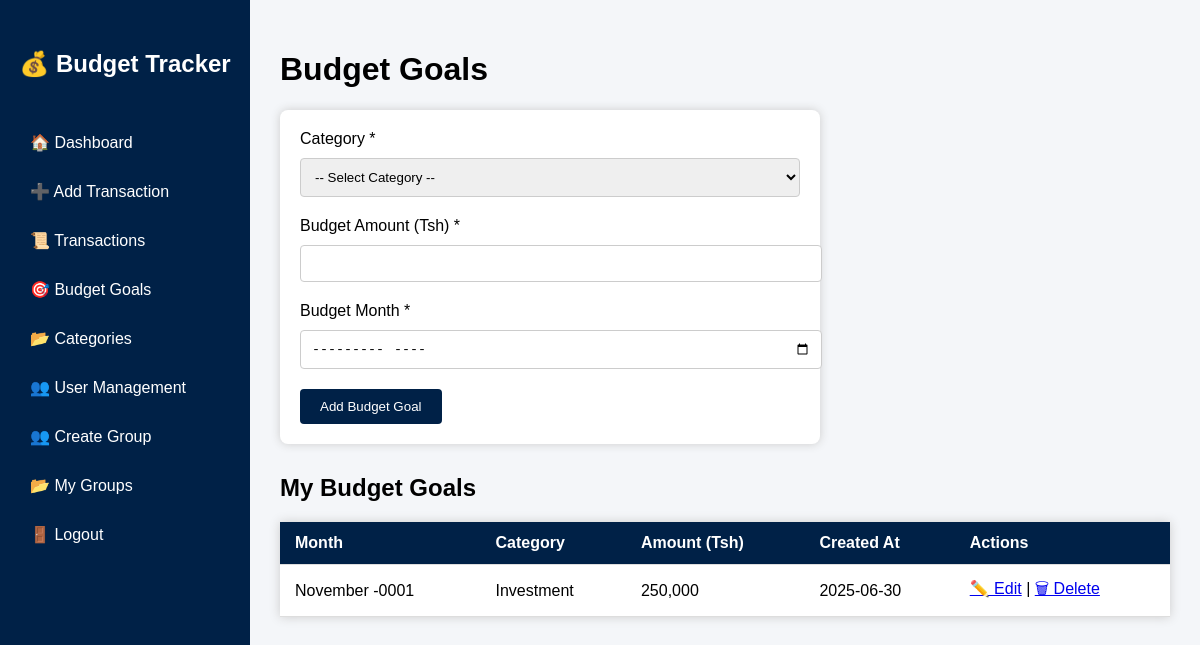
The page /budget.php (signed in) on the database its author committed.
### tables this page shows
CREATE TABLE `budgets` (
  `id` int(11) NOT NULL,
  `category_id` int(11) NOT NULL,
  `user_id` int(11) NOT NULL,
  `amount` decimal(10,2) NOT NULL,
  `budget_month` date NOT NULL,
  `created_at` timestamp NOT NULL DEFAULT current_timestamp(),
  `group_id` int(11) DEFAULT NULL
);

CREATE TABLE `categories` (
  `id` int(11) NOT NULL,
  `name` varchar(100) NOT NULL,
  `description` text DEFAULT NULL,
  `user_id` int(11) DEFAULT NULL
);

### budget.php (the view, shortened to what this page needs)
<?php
require 'db.php';
$user_id = $_SESSION['user_id'];
$editMode = false;
$editData = null;
$stmtBudgets = $pdo->prepare("SELECT b.*, c.name as category_name FROM budgets b JOIN categories c ON b.category_id = c.id WHERE b.user_id = ? ORDER BY b.budget_month DESC");
$stmtBudgets->execute([$user_id]);
$budgets = $stmtBudgets->fetchAll(PDO::FETCH_ASSOC);
?>
<!DOCTYPE html>
<html lang="en">
<head>
</head>
<body>
<div class="sidebar">
    <h2>💰 Budget Tracker</h2>
    <a href="dashboard.php">🏠 Dashboard</a>
    <a href="add_transaction.php">➕ Add Transaction</a>
    <a href="transactions.php">📜 Transactions</a>
    <a href="budget.php">🎯 Budget Goals</a>
    <a href="category.php">📂 Categories</a>
    <?php if ($_SESSION['role'] === 'admin'): ?>
        <a href="users.php">👥 User Management</a>
    <?php endif; ?>
    <a href="create_group.php">👥 Create Group</a>
<a href="my_groups.php">📂 My Groups</a>
    <a href="logout.php">🚪 Logout</a>
</div>
<div class="main">
    <h1><?= $editMode ? 'Edit Budget Goal' : 'Budget Goals' ?></h1>
    <form method="POST" action="budget.php<?= $editMode ? '?edit=' . $editData['id'] : '' ?>">
        <label for="category_id">Category *</label>
        <select name="category_id" required>
            <option value="">-- Select Category --</option>
        </select>
        <label for="amount">Budget Amount (Tsh) *</label>
        <input type="number" name="amount" step="0.01" required value="<?= $editMode ? $editData['amount'] : '' ?>">
        <label for="budget_month">Budget Month *</label>
        <input type="month" name="budget_month" required value="<?= $editMode ? $editData['budget_month'] : '' ?>">
        <button type="submit"><?= $editMode ? 'Update Budget Goal' : 'Add Budget Goal' ?></button>
    </form>
    <h2>My Budget Goals</h2>
    <?php if (count($budgets) > 0): ?>
        <table>
            <thead>
                <tr>
                    <th>Month</th>
                    <th>Category</th>
                    <th>Amount (Tsh)</th>
                    <th>Created At</th>
                    <th>Actions</th>
                </tr>
            </thead>
            <tbody>
                <?php foreach ($budgets as $b): ?>
                <tr>
                    <td><?= htmlspecialchars(date('F Y', strtotime($b['budget_month']))) ?></td>
                    <td><?= htmlspecialchars($b['category_name']) ?></td>
                    <td><?= number_format($b['amount']) ?></td>
                    <td><?= htmlspecialchars(date('Y-m-d', strtotime($b['created_at']))) ?></td>
                    <td>
                        <a href="budget.php?edit=<?= $b['id'] ?>">✏️ Edit</a> |
                        <a href="budget.php?delete=<?= $b['id'] ?>" onclick="return confirm('Are you sure you want to delete this budget goal?')">🗑 Delete</a>
                    </td>
                </tr>
                <?php endforeach; ?>
            </tbody>
        </table>
    <?php else: ?>
        <p>You haven't added any budget goals yet.</p>
    <?php endif; ?>
</div>
</body>
</html>

### budget.php (style rules this page uses)
body { font-family: Arial, sans-serif; background: #f4f6f9; margin: 0; }
.sidebar { width: 250px; background: #002147; height: 100vh; float: left; color: white; padding-top: 30px; position: fixed; }
.sidebar h2 { text-align: center; margin-bottom: 40px; }
.sidebar a { display: block; padding: 15px 30px; text-decoration: none; color: white; }
.main { margin-left: 250px; padding: 30px; }
form { background: white; padding: 20px; border-radius: 8px; box-shadow: 0 0 10px #ccc; max-width: 500px; margin-bottom: 30px; }
input, select { width: 100%; padding: 10px; margin: 10px 0 20px 0; border: 1px solid #ccc; border-radius: 4px; }
button { background: #002147; color: white; border: none; padding: 10px 20px; border-radius: 4px; cursor: pointer; }
table { width: 100%; border-collapse: collapse; background: white; box-shadow: 0 0 10px #ccc; }
th, td { padding: 12px 15px; border-bottom: 1px solid #ddd; text-align: left; }
th { background: #002147; color: white; }

### rows shown on the page
budgets: budget_month "November -0001", category.name "Investment", amount "250,000", created_at "2025-06-30"
